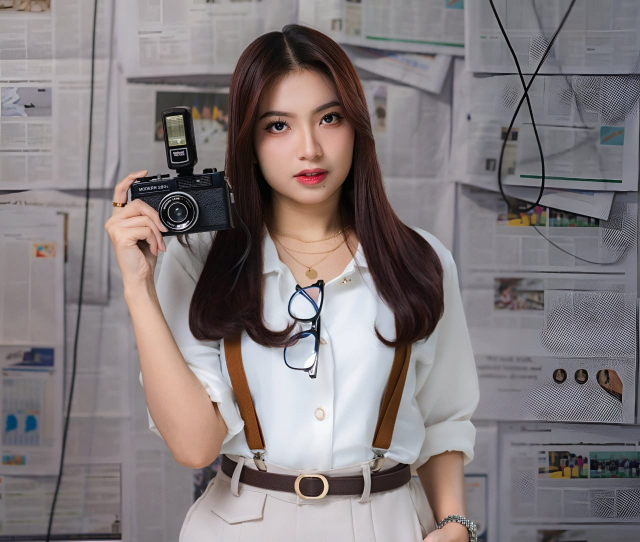
#> input picture gracia - rgb.jpg.jpg, 1280 x 1083 px (shown at 1/2 size); its folder holds only this picture in this run
$ python -i image_processing.py   (imports and definitions only)
#> lines starting #> are read from the running program, lines starting #| are printed output that depends on the picture; after the words box and inside, x2 and y2 are one past the last pixel; in counts of white or black regions, pixels touching at a corner belong together
import cv2
import numpy as np

# Variabel Global
citra = None
citra_resized = None
gray = None
binary = None

def load_image(path):
#> called with path = 'gracia - rgb.jpg.jpg'
    global citra, citra_resized, gray, binary
    citra = cv2.imread(path)
#> citra is the input picture: shape (1083, 1280, 3); mean B, G, R 124.6, 122.9, 130.7
    if citra is None:
        print("Gagal membuka gambar.")
        return None
    dim = (300, 300)
    citra_resized = cv2.resize(citra, dim, interpolation=cv2.INTER_AREA)
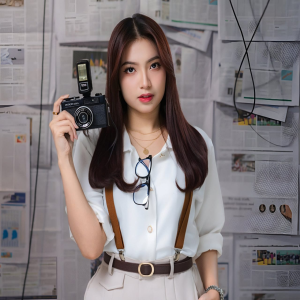
#> citra_resized: shape (300, 300, 3); mean B, G, R 124.6, 122.9, 130.7
    gray = cv2.cvtColor(citra_resized, cv2.COLOR_BGR2GRAY)
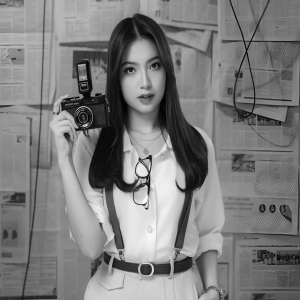
#> gray: shape (300, 300); min 2, max 252, mean 125.4
    _, binary = cv2.threshold(gray, 127, 255, cv2.THRESH_BINARY)
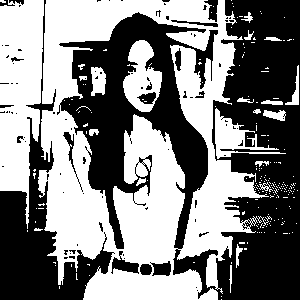
#> binary: shape (300, 300); 50.6% white; 92 black regions (74 under 20 px), largest, box (x1, y1, x2, y2) and area: (57, 0, 300, 300) 34306, (0, 0, 115, 300) 8219, (111, 251, 139, 274) 289
    return citra_resized

def get_original():
    return citra_resized

def get_binary():
    return binary

def get_grayscale():
    return gray

def get_not():
    if binary is not None:
        return cv2.bitwise_not(binary)

def get_sharpen():
    if gray is not None:
        kernel = np.array([[0, -1, 0], [-1, 5, -1], [0, -1, 0]])
        return cv2.filter2D(gray, -1, kernel)

def get_brightness():
    if gray is not None:
        return cv2.add(gray, 50)

def get_erosi():
    if binary is not None:
        kernel = cv2.getStructuringElement(cv2.MORPH_RECT, (5, 5))
        return cv2.erode(binary, kernel, iterations=1)

def get_gray_histogram():
    return gray

>>> result = load_image('gracia - rgb.jpg.jpg')
